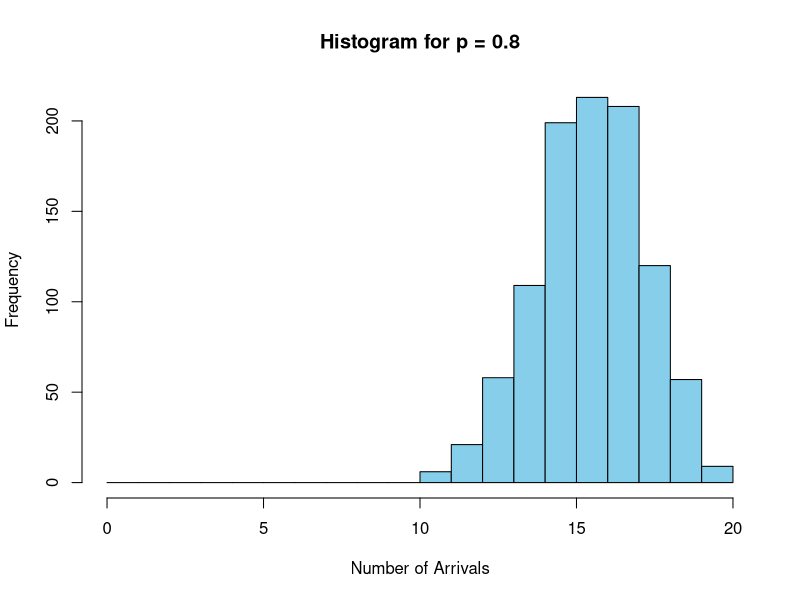
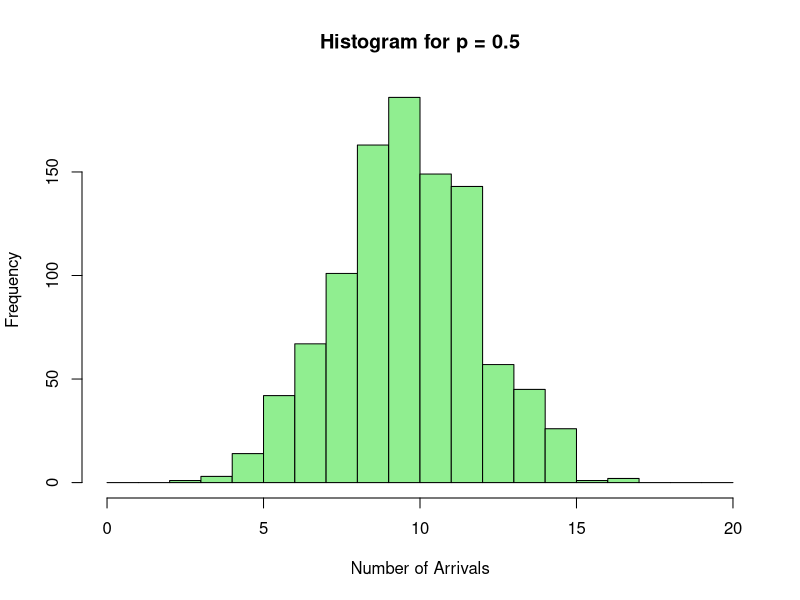
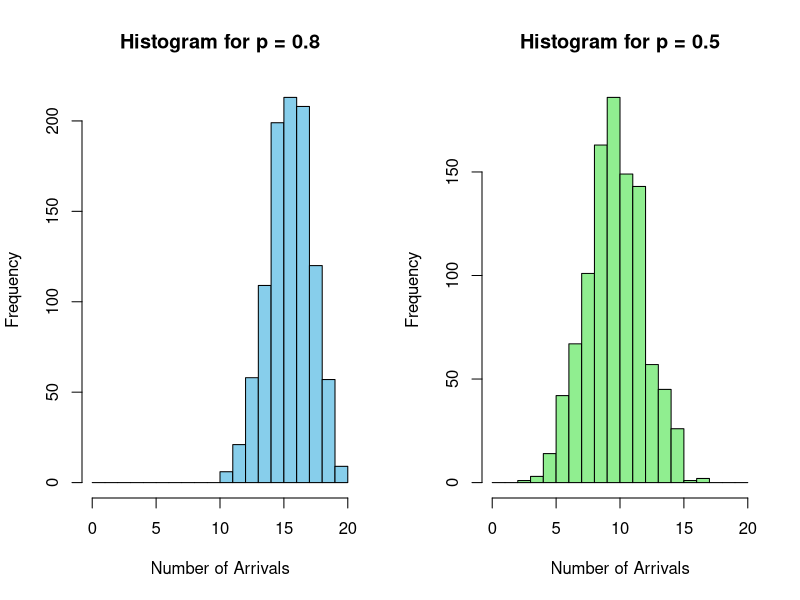

Recreate these plots in R, in order.
###### Assignment-1 #######

rm(list = ls())
set.seed(12345)

### Question-1 ###

### (a) ###
# p = 0.8
n <- 20 # No. of trials
pa <- 0.8 # Given probability
t <- 1000 # No. of simulations
alt.bernoulli.data_a <- rbinom(n=1000, size=20, prob=0.8)
hist(alt.bernoulli.data_a, breaks=seq(0,20,1), main="Histogram for p = 0.8",
     xlab="Number of Arrivals", ylab = "Frequency", col = "skyblue", border="black")
sum(alt.bernoulli.data_a)
summary(alt.bernoulli.data_a)

### (b) ###
# p = 0.5
n <- 20 # No. of trials
pb <- 0.5 # Given probability
t <- 1000 # No. of simulations
alt.bernoulli.data_b <- rbinom(n=1000, size=20, prob=0.5)
hist(alt.bernoulli.data_b, breaks=seq(0,20,1), main="Histogram for p = 0.5",
     xlab = "Number of Arrivals", ylab="Frequency", col="lightgreen", border="black")
sum(alt.bernoulli.data_b)
summary(alt.bernoulli.data_b)

### comparing the plots of (a) and (b) ###
par(mfrow = c(1, 2))

hist(alt.bernoulli.data_a, breaks=seq(0,20,1), main="Histogram for p = 0.8",
     xlab="Number of Arrivals", ylab = "Frequency", col = "skyblue", border="black")

hist(alt.bernoulli.data_b, breaks=seq(0,20,1), main="Histogram for p = 0.5",
     xlab = "Number of Arrivals", ylab="Frequency", col="lightgreen", border="black")

par(mfrow = c(1,1))



